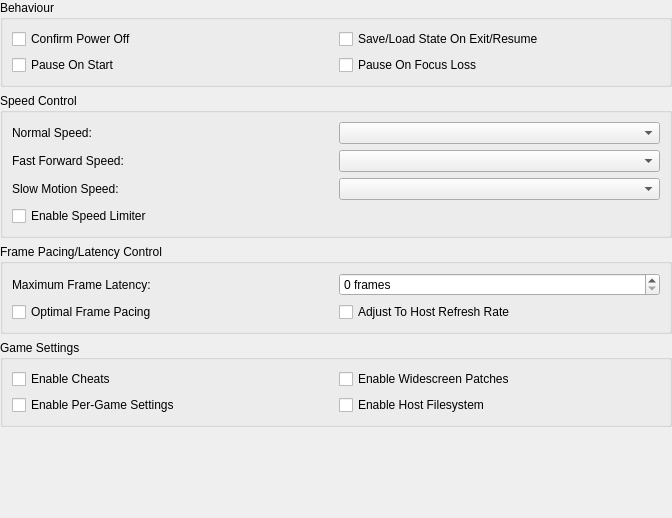
<?xml version="1.0" encoding="UTF-8"?>
<ui version="4.0">
 <class>EmulationSettingsWidget</class>
 <widget class="QWidget" name="EmulationSettingsWidget">
  <property name="geometry">
   <rect>
    <x>0</x>
    <y>0</y>
    <width>672</width>
    <height>518</height>
   </rect>
  </property>
  <property name="windowTitle">
   <string>Form</string>
  </property>
  <layout class="QVBoxLayout" name="verticalLayout">
   <property name="leftMargin">
    <number>0</number>
   </property>
   <property name="topMargin">
    <number>0</number>
   </property>
   <property name="rightMargin">
    <number>0</number>
   </property>
   <property name="bottomMargin">
    <number>0</number>
   </property>
   <item>
    <widget class="QGroupBox" name="groupBox_4">
     <property name="title">
      <string>Behaviour</string>
     </property>
     <layout class="QGridLayout" name="formLayout_4">
      <item row="1" column="0">
       <widget class="QCheckBox" name="pauseOnStart">
        <property name="text">
         <string>Pause On Start</string>
        </property>
       </widget>
      </item>
      <item row="1" column="1">
       <widget class="QCheckBox" name="pauseOnFocusLoss">
        <property name="text">
         <string>Pause On Focus Loss</string>
        </property>
       </widget>
      </item>
      <item row="0" column="0">
       <widget class="QCheckBox" name="confirmPowerOff">
        <property name="text">
         <string>Confirm Power Off</string>
        </property>
       </widget>
      </item>
      <item row="0" column="1">
       <widget class="QCheckBox" name="saveStateOnExit">
        <property name="text">
         <string>Save/Load State On Exit/Resume</string>
        </property>
       </widget>
      </item>
     </layout>
    </widget>
   </item>
   <item>
    <widget class="QGroupBox" name="groupBox_5">
     <property name="title">
      <string>Speed Control</string>
     </property>
     <layout class="QGridLayout" name="gridLayout_3">
      <item row="1" column="1">
       <widget class="QComboBox" name="fastForwardSpeed"/>
      </item>
      <item row="2" column="1">
       <widget class="QComboBox" name="slowMotionSpeed"/>
      </item>
      <item row="0" column="1">
       <widget class="QComboBox" name="normalSpeed"/>
      </item>
      <item row="0" column="0">
       <widget class="QLabel" name="label_4">
        <property name="text">
         <string>Normal Speed:</string>
        </property>
       </widget>
      </item>
      <item row="2" column="0">
       <widget class="QLabel" name="label_6">
        <property name="text">
         <string>Slow Motion Speed:</string>
        </property>
       </widget>
      </item>
      <item row="1" column="0">
       <widget class="QLabel" name="label_5">
        <property name="text">
         <string>Fast Forward Speed:</string>
        </property>
       </widget>
      </item>
      <item row="3" column="0" colspan="2">
       <widget class="QCheckBox" name="speedLimiter">
        <property name="text">
         <string>Enable Speed Limiter</string>
        </property>
       </widget>
      </item>
     </layout>
    </widget>
   </item>
   <item>
    <widget class="QGroupBox" name="basicGroupBox">
     <property name="title">
      <string>Frame Pacing/Latency Control</string>
     </property>
     <layout class="QGridLayout" name="gridLayout_2">
      <item row="0" column="1">
       <widget class="QSpinBox" name="maxFrameLatency">
        <property name="suffix">
         <string> frames</string>
        </property>
        <property name="minimum">
         <number>0</number>
        </property>
        <property name="maximum">
         <number>5</number>
        </property>
       </widget>
      </item>
      <item row="0" column="0">
       <widget class="QLabel" name="label_2">
        <property name="text">
         <string>Maximum Frame Latency:</string>
        </property>
       </widget>
      </item>
      <item row="1" column="0" colspan="2">
       <layout class="QGridLayout" name="basicCheckboxGridLayout">
        <item row="0" column="0">
         <widget class="QCheckBox" name="optimalFramePacing">
          <property name="text">
           <string>Optimal Frame Pacing</string>
          </property>
         </widget>
        </item>
        <item row="0" column="1">
         <widget class="QCheckBox" name="syncToHostRefreshRate">
          <property name="text">
           <string>Adjust To Host Refresh Rate</string>
          </property>
         </widget>
        </item>
       </layout>
      </item>
     </layout>
    </widget>
   </item>
   <item>
    <widget class="QGroupBox" name="groupBox">
     <property name="title">
      <string>Game Settings</string>
     </property>
     <layout class="QGridLayout" name="gridLayout">
      <item row="1" column="0">
       <widget class="QCheckBox" name="perGameSettings">
        <property name="text">
         <string>Enable Per-Game Settings</string>
        </property>
       </widget>
      </item>
      <item row="0" column="0">
       <widget class="QCheckBox" name="cheats">
        <property name="text">
         <string>Enable Cheats</string>
        </property>
       </widget>
      </item>
      <item row="0" column="1">
       <widget class="QCheckBox" name="widescreenPatches">
        <property name="text">
         <string>Enable Widescreen Patches</string>
        </property>
       </widget>
      </item>
      <item row="1" column="1">
       <widget class="QCheckBox" name="hostFilesystem">
        <property name="text">
         <string>Enable Host Filesystem</string>
        </property>
       </widget>
      </item>
     </layout>
    </widget>
   </item>
   <item>
    <spacer name="verticalSpacer">
     <property name="orientation">
      <enum>Qt::Vertical</enum>
     </property>
     <property name="sizeHint" stdset="0">
      <size>
       <width>20</width>
       <height>40</height>
      </size>
     </property>
    </spacer>
   </item>
  </layout>
 </widget>
 <resources>
  <include location="../resources/resources.qrc"/>
 </resources>
 <connections/>
</ui>
